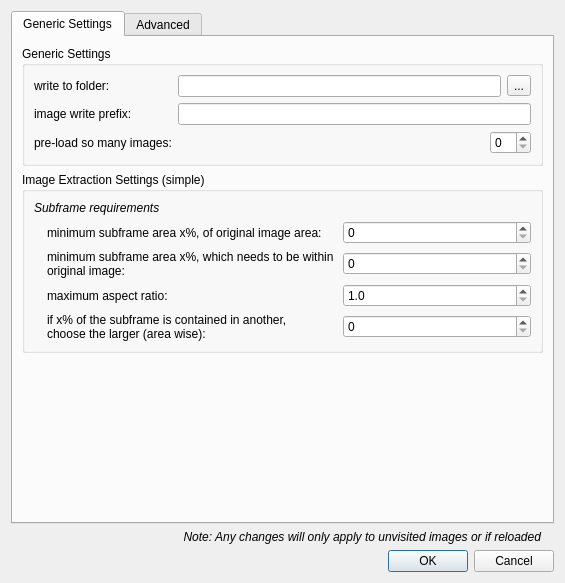
<?xml version="1.0" encoding="UTF-8"?>
<ui version="4.0">
 <class>SettingsDialog</class>
 <widget class="QDialog" name="SettingsDialog">
  <property name="geometry">
   <rect>
    <x>0</x>
    <y>0</y>
    <width>565</width>
    <height>583</height>
   </rect>
  </property>
  <property name="windowTitle">
   <string>Scanner Extract Settings</string>
  </property>
  <layout class="QVBoxLayout" name="verticalLayout">
   <item>
    <widget class="QTabWidget" name="tabWidget">
     <property name="enabled">
      <bool>true</bool>
     </property>
     <property name="currentIndex">
      <number>0</number>
     </property>
     <widget class="QWidget" name="tab">
      <attribute name="title">
       <string>Generic Settings</string>
      </attribute>
      <layout class="QVBoxLayout" name="verticalLayout_2">
       <item>
        <widget class="QGroupBox" name="groupBox_2">
         <property name="title">
          <string>Generic Settings</string>
         </property>
         <layout class="QGridLayout" name="gridLayout_2">
          <item row="1" column="2" colspan="2">
           <widget class="QLineEdit" name="lineEdit_prefix"/>
          </item>
          <item row="2" column="0">
           <widget class="QLabel" name="label_18">
            <property name="text">
             <string>pre-load so many images:</string>
            </property>
           </widget>
          </item>
          <item row="1" column="0">
           <widget class="QLabel" name="label_15">
            <property name="text">
             <string>image write prefix:</string>
            </property>
           </widget>
          </item>
          <item row="0" column="2">
           <widget class="QLineEdit" name="lineEdit_location"/>
          </item>
          <item row="0" column="3">
           <widget class="QToolButton" name="toolButton_folder">
            <property name="toolTip">
             <string>select folder</string>
            </property>
            <property name="statusTip">
             <string>select folder</string>
            </property>
            <property name="whatsThis">
             <string>select folder</string>
            </property>
            <property name="text">
             <string>...</string>
            </property>
           </widget>
          </item>
          <item row="0" column="0">
           <widget class="QLabel" name="label_14">
            <property name="text">
             <string>write to folder:</string>
            </property>
           </widget>
          </item>
          <item row="2" column="2" colspan="2">
           <layout class="QHBoxLayout" name="horizontalLayout">
            <item>
             <spacer name="horizontalSpacer_2">
              <property name="orientation">
               <enum>Qt::Horizontal</enum>
              </property>
              <property name="sizeHint" stdset="0">
               <size>
                <width>40</width>
                <height>20</height>
               </size>
              </property>
             </spacer>
            </item>
            <item>
             <widget class="QSpinBox" name="spinBox_preload"/>
            </item>
           </layout>
          </item>
         </layout>
        </widget>
       </item>
       <item>
        <widget class="QGroupBox" name="groupBox_3">
         <property name="title">
          <string>Image Extraction Settings (simple)</string>
         </property>
         <layout class="QGridLayout" name="gridLayout_3">
          <item row="0" column="0">
           <widget class="QLabel" name="label_2">
            <property name="font">
             <font>
              <weight>50</weight>
              <italic>true</italic>
              <bold>false</bold>
             </font>
            </property>
            <property name="text">
             <string>Subframe requirements</string>
            </property>
            <property name="scaledContents">
             <bool>false</bool>
            </property>
           </widget>
          </item>
          <item row="1" column="0">
           <widget class="QLabel" name="label_3">
            <property name="styleSheet">
             <string notr="true">margin-left:10px;</string>
            </property>
            <property name="text">
             <string>minimum subframe area x%, of original image area:</string>
            </property>
           </widget>
          </item>
          <item row="1" column="1">
           <widget class="QSpinBox" name="spinBox_minArea"/>
          </item>
          <item row="2" column="0">
           <widget class="QLabel" name="label_4">
            <property name="styleSheet">
             <string notr="true">margin-left:10px</string>
            </property>
            <property name="text">
             <string>&lt;html&gt;&lt;head/&gt;&lt;body&gt;&lt;p&gt;minimum subframe area x%, which needs to be within&lt;br/&gt;original image:&lt;/p&gt;&lt;/body&gt;&lt;/html&gt;</string>
            </property>
            <property name="wordWrap">
             <bool>false</bool>
            </property>
           </widget>
          </item>
          <item row="2" column="1">
           <widget class="QSpinBox" name="spinBox_minAreaWithinImage"/>
          </item>
          <item row="3" column="0">
           <widget class="QLabel" name="label_5">
            <property name="styleSheet">
             <string notr="true">margin-left:10px</string>
            </property>
            <property name="text">
             <string>maximum aspect ratio:</string>
            </property>
           </widget>
          </item>
          <item row="3" column="1">
           <widget class="QDoubleSpinBox" name="doubleSpinBox_maxAspect">
            <property name="decimals">
             <number>1</number>
            </property>
            <property name="minimum">
             <double>1.000000000000000</double>
            </property>
           </widget>
          </item>
          <item row="4" column="0">
           <widget class="QLabel" name="label_10">
            <property name="styleSheet">
             <string notr="true">margin-left:10px</string>
            </property>
            <property name="text">
             <string>&lt;html&gt;&lt;head/&gt;&lt;body&gt;&lt;p&gt;if x% of the subframe is contained in another, &lt;br/&gt;choose the larger (area wise):&lt;/p&gt;&lt;/body&gt;&lt;/html&gt;</string>
            </property>
           </widget>
          </item>
          <item row="4" column="1">
           <widget class="QSpinBox" name="spinBox_maxOverlap"/>
          </item>
         </layout>
        </widget>
       </item>
       <item>
        <spacer name="verticalSpacer_2">
         <property name="orientation">
          <enum>Qt::Vertical</enum>
         </property>
         <property name="sizeHint" stdset="0">
          <size>
           <width>20</width>
           <height>40</height>
          </size>
         </property>
        </spacer>
       </item>
      </layout>
     </widget>
     <widget class="QWidget" name="tab_2">
      <attribute name="title">
       <string>Advanced</string>
      </attribute>
      <layout class="QVBoxLayout" name="verticalLayout_3">
       <item>
        <widget class="QGroupBox" name="groupBox">
         <property name="title">
          <string>Automated Image Extraction settings (ADVANCED)</string>
         </property>
         <layout class="QGridLayout" name="gridLayout">
          <item row="6" column="2">
           <widget class="QSpinBox" name="spinBox_splitMinLengthFrac"/>
          </item>
          <item row="1" column="2">
           <widget class="QSpinBox" name="spinBox_levels">
            <property name="minimum">
             <number>1</number>
            </property>
           </widget>
          </item>
          <item row="2" column="2">
           <widget class="QDoubleSpinBox" name="doubleSpinBox_thres">
            <property name="decimals">
             <number>1</number>
            </property>
            <property name="minimum">
             <double>0.100000000000000</double>
            </property>
           </widget>
          </item>
          <item row="7" column="0">
           <widget class="QLabel" name="label_8">
            <property name="styleSheet">
             <string>margin-left:10px;</string>
            </property>
            <property name="text">
             <string>&lt;html&gt;&lt;head/&gt;&lt;body&gt;&lt;p&gt;Maximum displacement from diagonal of the &lt;br/&gt;convexity defect candidates (% of diagonal):&lt;/p&gt;&lt;/body&gt;&lt;/html&gt;</string>
            </property>
           </widget>
          </item>
          <item row="1" column="0">
           <widget class="QLabel" name="label_12">
            <property name="styleSheet">
             <string notr="true">margin-left:10px</string>
            </property>
            <property name="text">
             <string>&lt;html&gt;&lt;head/&gt;&lt;body&gt;&lt;p&gt;number of levels (the more the stable but also the less &lt;br/&gt;close images may be placed to each other):&lt;/p&gt;&lt;/body&gt;&lt;/html&gt;</string>
            </property>
           </widget>
          </item>
          <item row="5" column="0">
           <widget class="QLabel" name="label_6">
            <property name="font">
             <font>
              <italic>true</italic>
             </font>
            </property>
            <property name="text">
             <string>Rectangle splitting (for diagonally overlapping subframes)</string>
            </property>
           </widget>
          </item>
          <item row="7" column="2">
           <widget class="QSpinBox" name="spinBox_splitMaxOffsetFrac"/>
          </item>
          <item row="8" column="0">
           <widget class="QLabel" name="label_9">
            <property name="styleSheet">
             <string>margin-left:10px;</string>
            </property>
            <property name="text">
             <string>&lt;html&gt;&lt;head/&gt;&lt;body&gt;&lt;p&gt;overlapping minimum distance from enclosing &lt;br/&gt;rectangle corner (% of diagonal):&lt;/p&gt;&lt;/body&gt;&lt;/html&gt;</string>
            </property>
           </widget>
          </item>
          <item row="8" column="2">
           <widget class="QSpinBox" name="spinBox_splitMinCornerDist"/>
          </item>
          <item row="6" column="0">
           <widget class="QLabel" name="label_7">
            <property name="styleSheet">
             <string>margin-left:10px;</string>
            </property>
            <property name="text">
             <string>&lt;html&gt;&lt;head/&gt;&lt;body&gt;&lt;p&gt;sub contour of needs to be longer than x% of the &lt;br/&gt;diagonal length of the enclosing rectangle:&lt;/p&gt;&lt;/body&gt;&lt;/html&gt;</string>
            </property>
           </widget>
          </item>
          <item row="0" column="0">
           <widget class="QLabel" name="label_11">
            <property name="font">
             <font>
              <italic>true</italic>
             </font>
            </property>
            <property name="text">
             <string>Pre-Processing</string>
            </property>
           </widget>
          </item>
          <item row="2" column="0">
           <widget class="QLabel" name="label_13">
            <property name="styleSheet">
             <string notr="true">margin-left:10px</string>
            </property>
            <property name="text">
             <string>threshold for edge image (x times the number of levels):</string>
            </property>
           </widget>
          </item>
          <item row="2" column="1">
           <spacer name="horizontalSpacer">
            <property name="orientation">
             <enum>Qt::Horizontal</enum>
            </property>
            <property name="sizeHint" stdset="0">
             <size>
              <width>40</width>
              <height>20</height>
             </size>
            </property>
           </spacer>
          </item>
          <item row="3" column="0">
           <widget class="QLabel" name="label_16">
            <property name="font">
             <font>
              <italic>true</italic>
             </font>
            </property>
            <property name="text">
             <string>Contours</string>
            </property>
           </widget>
          </item>
          <item row="4" column="0">
           <widget class="QLabel" name="label_17">
            <property name="styleSheet">
             <string notr="true">margin-left:10px</string>
            </property>
            <property name="text">
             <string>Maximum contour hierarchy level</string>
            </property>
           </widget>
          </item>
          <item row="4" column="2">
           <widget class="QSpinBox" name="spinBox_maxHierarchyLevel"/>
          </item>
         </layout>
        </widget>
       </item>
       <item>
        <spacer name="verticalSpacer">
         <property name="orientation">
          <enum>Qt::Vertical</enum>
         </property>
         <property name="sizeHint" stdset="0">
          <size>
           <width>20</width>
           <height>40</height>
          </size>
         </property>
        </spacer>
       </item>
      </layout>
     </widget>
    </widget>
   </item>
   <item>
    <widget class="QLabel" name="label">
     <property name="font">
      <font>
       <italic>true</italic>
      </font>
     </property>
     <property name="styleSheet">
      <string notr="true">margin-right:10px</string>
     </property>
     <property name="text">
      <string>Note: Any changes will only apply to unvisited images or if reloaded</string>
     </property>
     <property name="alignment">
      <set>Qt::AlignRight|Qt::AlignTrailing|Qt::AlignVCenter</set>
     </property>
    </widget>
   </item>
   <item>
    <widget class="QDialogButtonBox" name="buttonBox">
     <property name="orientation">
      <enum>Qt::Horizontal</enum>
     </property>
     <property name="standardButtons">
      <set>QDialogButtonBox::Cancel|QDialogButtonBox::Ok</set>
     </property>
    </widget>
   </item>
  </layout>
 </widget>
 <resources/>
 <connections>
  <connection>
   <sender>buttonBox</sender>
   <signal>accepted()</signal>
   <receiver>SettingsDialog</receiver>
   <slot>accept()</slot>
   <hints>
    <hint type="sourcelabel">
     <x>248</x>
     <y>254</y>
    </hint>
    <hint type="destinationlabel">
     <x>157</x>
     <y>274</y>
    </hint>
   </hints>
  </connection>
  <connection>
   <sender>buttonBox</sender>
   <signal>rejected()</signal>
   <receiver>SettingsDialog</receiver>
   <slot>reject()</slot>
   <hints>
    <hint type="sourcelabel">
     <x>316</x>
     <y>260</y>
    </hint>
    <hint type="destinationlabel">
     <x>286</x>
     <y>274</y>
    </hint>
   </hints>
  </connection>
 </connections>
</ui>
